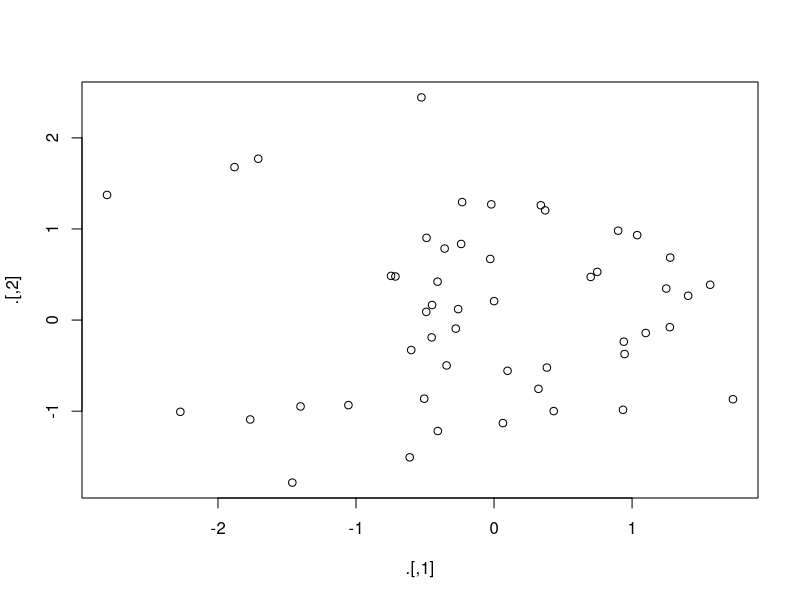

Reproduce this figure in R.
## ---- chunk 1
knitr::knit_hooks$set(mysize = function(before, options, envir) {
  if (before)
    return(options$size)
})
## ---- chunk 2
options(width=80)
knitr::opts_chunk$set(echo = TRUE,  mysize=TRUE, size='\\small')
## ---- chunk 3
    library(magrittr)
    mtcars %$%
        cor(disp, mpg)
## ---- chunk 4
    rnorm(100) %>%
        matrix(ncol = 2) %T>%
        plot() %>%
        str()
